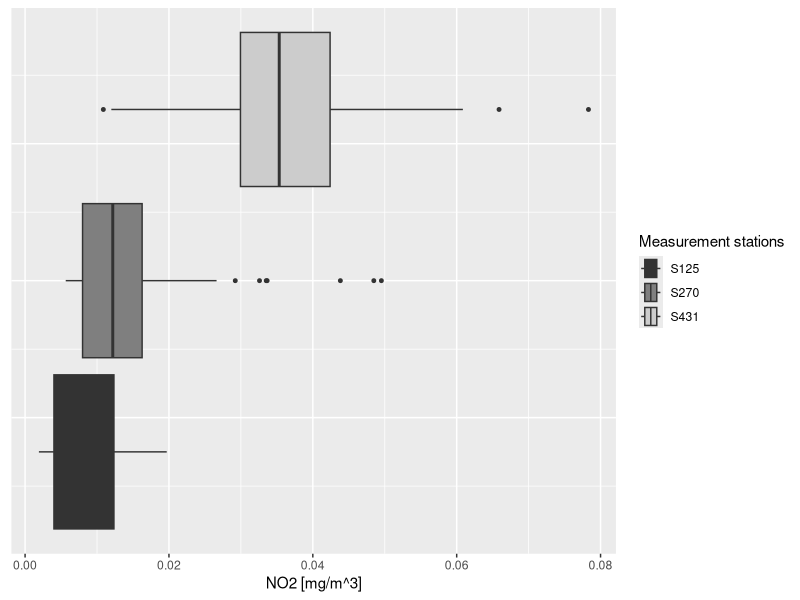

Reproduce this figure in R.
library(tidyverse)
library(knitr)

#read csv data, Note: Semicolon seperated CSVs can be loaded by function 'read_delim()'
airquality <- read_delim("data/AirQualityUpperAut.csv", delim = ";")

airquality %>%
  dplyr::slice_head(n = 5) %>%
  knitr::kable()

airquality %>%
  dplyr::filter(component == "NO2" & meantype == "HMW") %>%
  dplyr::filter(station == "S125" | station == "S431" | station == "S270") %>%    #select 3 stations
  
  ggplot2::ggplot(.,    
                  aes(            
                    x = value, 
                    fill = station
                    
                  )
  ) +
  
  ggplot2::xlab("NO2 [mg/m^3]") +
  scale_fill_manual(name = "Measurement stations", values = c("grey20", "grey50", "grey80")) +
  ggplot2::geom_boxplot(outlier.size=1) +   
  ggplot2::theme(
    axis.text.y = element_blank(),    #remove text and ticks from y axis
    axis.ticks.y = element_blank()
  )            

